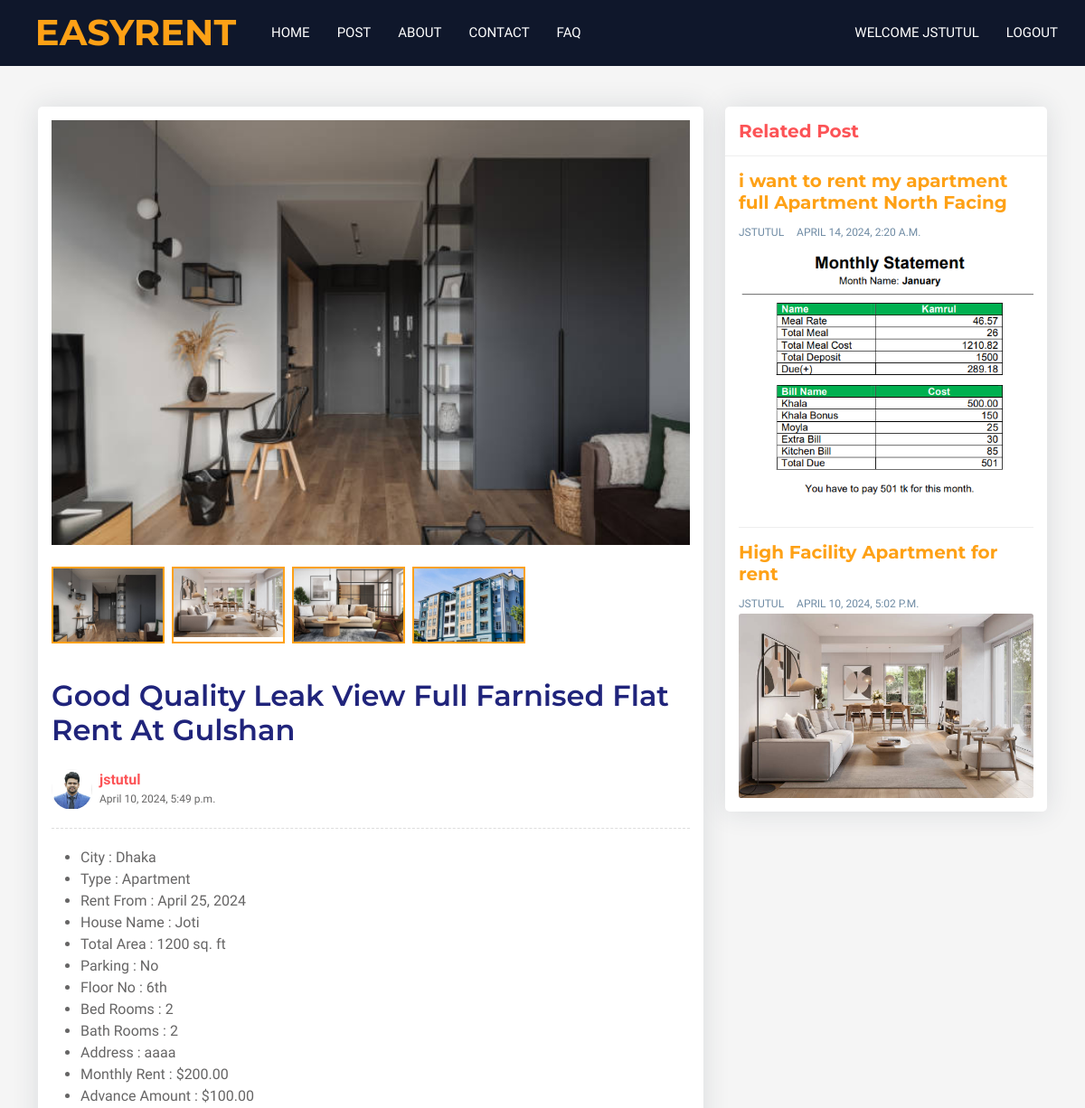
/details/6 (signed in, upper part), run on an earlier commit of the app's database.
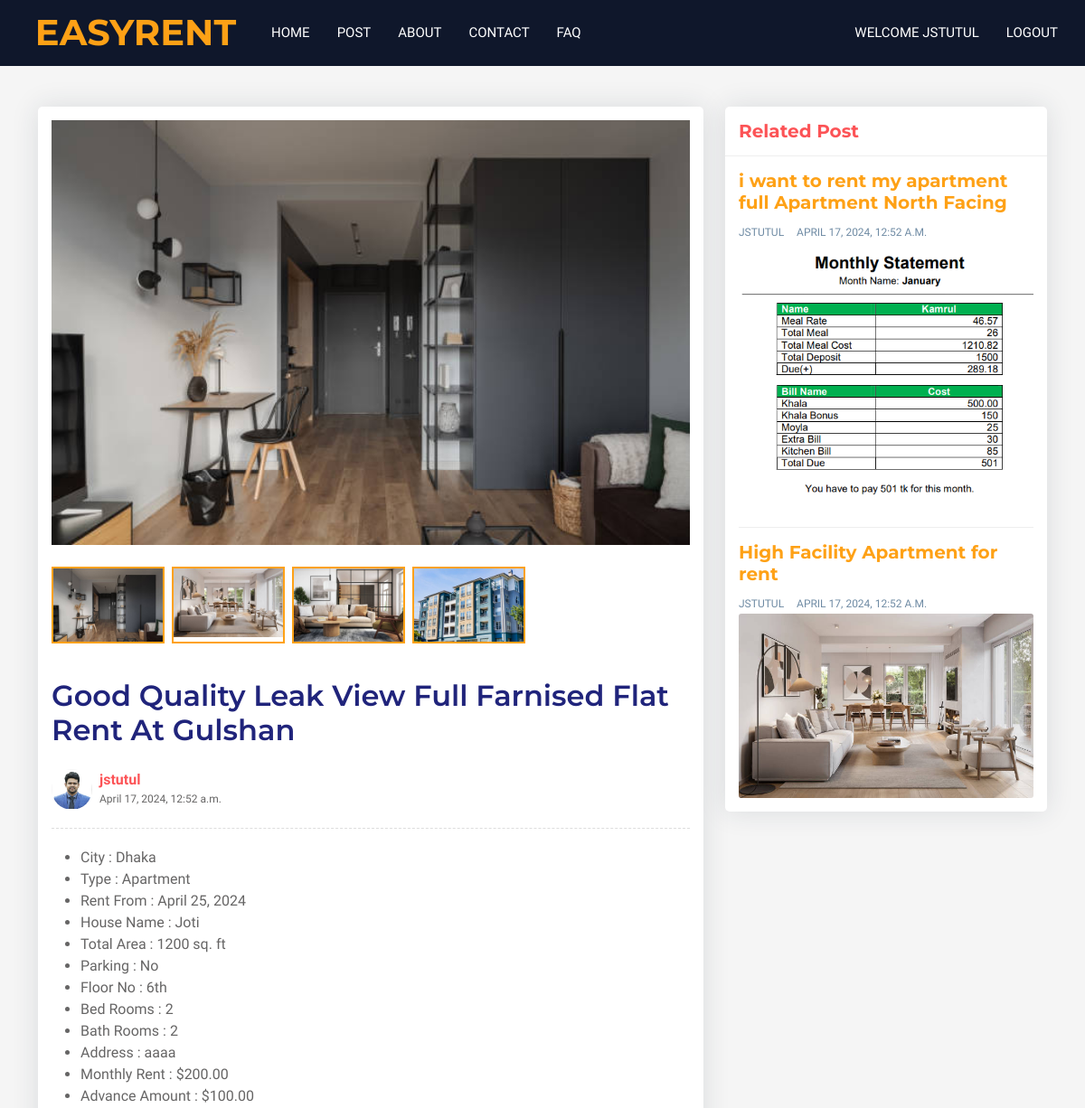
And on a later commit of the database.
### App_Rental/models.py (models this page shows, shortened)
class House(models.Model):
    def next_month_first_day():
        today = timezone.localdate()
        first_day_next_month = today.replace(day=1) + timedelta(days=32 - today.day)
        return first_day_next_month
    owner = models.ForeignKey(User, on_delete=models.CASCADE)
    title = models.CharField(max_length=500, blank=False)
    city = models.ForeignKey(City, on_delete=models.DO_NOTHING)
    address = models.CharField(max_length=500, blank=False)
    rent_from = models.DateField(default=next_month_first_day)
    house_type = models.CharField(max_length=10, choices=HOUSE_TYPE_LIST, default="1")
    house_name = models.CharField(max_length=200, null=True)
    house_area = models.IntegerField(default=800)
    description = RichTextField(null=True)
    is_parking = models.BooleanField(default=True)
    total_bedrooms = models.IntegerField(default=0)
    total_bathrooms = models.IntegerField(default=0)
    floor_no = models.IntegerField(default=0)
    map_link =models.CharField(max_length=10000,blank=True)
    monthly_rent = models.DecimalField(max_digits=10, decimal_places=2, default=Decimal('0.00'))
    advacne_rent = models.DecimalField(max_digits=10, decimal_places=2, default=Decimal('0.00'))
    images = models.ManyToManyField('HouseImage', related_name='houses', blank=True)
    is_active=models.BooleanField(default=False)
    is_reject=models.BooleanField(default=False)
    is_rented=models.BooleanField(default=False)
    created=models.DateTimeField(auto_now=True,auto_now_add=False)

class HouseImage(models.Model):
    image = models.ImageField(upload_to='house_photos/')

class City(models.Model):
    name = models.CharField(max_length=200, blank=False)
    is_active = models.BooleanField(default=True)

### App_Account/models.py (models this page shows, shortened)
class UserProfile(models.Model):
    user = models.OneToOneField(User, on_delete=models.CASCADE)
    userType = models.CharField(max_length=10, choices=USER_TYPE_LIST, default=2)
    mobile = models.CharField(max_length=15, blank=True)
    nid = models.CharField(max_length=20, blank=True)
    photo = models.ImageField(upload_to='user_photos/', blank=True)
    city = models.CharField(max_length=100)
    present_address = models.TextField()
    permanent_address = models.TextField()

### HouseRental/views.py (the view)
# urls.py: path('details/<int:id>',Details,name="details"),
@login_required(login_url='App_Account:login')
def Details(request,id):
    try:
        singlepost=House.objects.get(id=id)
        relatedpost = House.objects.filter(city=singlepost.city).exclude(id=id)[:5]
        house_type_list = list(HOUSE_TYPE_LIST)
        houseType=""
        for value,label in house_type_list:
            if value == singlepost.house_type:
                houseType=label
        comments = HouseComment.objects.filter(post=singlepost, reply=None).order_by('-id')
        if request.method=="POST":
            comment_form =CommentForm(request.POST or None)
            if comment_form.is_valid():
                content = comment_form.cleaned_data.get('content')
                reply_id = request.POST.get('comment_id')
                comment_qs = None
                if reply_id:
                    comment_qs = HouseComment.objects.get(id=reply_id)
                comment = HouseComment.objects.create(post=singlepost,user=request.user,content=content,reply=comment_qs)
                comment.save()
        else:
            comment_form = CommentForm()
    except House.DoesNotExist:
        return redirect("home")
    contex={
            'rent':singlepost,
            'houseType':houseType,
            'relatedpost':relatedpost,
            'comments': comments,
            'comment_form': comment_form,
        }
    if request.is_ajax():
        html = render_to_string('comment_section.html', contex, request=request)
        return JsonResponse({'form': html})
    return render(request,'details.html',contex)

### templates/details.html (shortened to what this page needs)
{% extends 'base.html'%}
{% load static%}
{% block main %}
<div class="blog-single gray-bg">
    <div class="container">
        <div class="row align-items-start">
            <div class="col-lg-8 m-15px-tb">
                <article class="article">
                    <div class="article-img" id="topImg">
                        <img src="{{rent.images.all.0.image.url}}" class="w-100" title="" alt="">
                    </div>
                    <div class="img-list my-4">
                        <div class="d-flex flex-wrap gap-2" id="image-container">
                            {% for image in rent.images.all %}
                            <div class="sg-img">
                                <img src="{{ image.image.url }}" class="clsImage" alt="image description">
                            </div>
                            {% endfor %}
                        </div>
                    </div>
                    <div class="article-title">
                        <h2>{{rent.title}}</h2>
                        <div class="media d-flex">
                            <div class="avatar">
                                <img src="{{rent.owner.userprofile.photo.url}}" title="" alt="">
                            </div>
                            <div class="media-body">
                                <label>{{rent.owner}}</label>
                                <span>{{rent.created}}</span>
                            </div>
                        </div>
                    </div>
                    <div class="article-content">
                        <ul>
                            <li>City : {{rent.city.name}} </li>
                            <li>Type : {{houseType}} </li>
                            <li>Rent From : {{rent.rent_from}} </li>
                            <li>House Name : {{rent.house_name}} </li>
                            <li>Total Area : {{rent.house_area}} sq. ft </li>
                            <li>Parking : {% if rent.is_parking %} Yes {% else %} No {% endif %}</li>
                            <li>Floor No : {{rent.floor_no}}th </li>
                            <li>Bed Rooms : {{rent.total_bedrooms}} </li>
                            <li>Bath Rooms : {{rent.total_bathrooms}} </li>
                            <li>Address : {{rent.address}} </li>
                            <li>Monthly Rent : ${{rent.monthly_rent}} </li>
                            <li>Advance Amount : ${{rent.advacne_rent}} </li>
                        </ul>
                    </div>
                </article>
            </div>
            <div class="col-lg-4 m-15px-tb blog-aside">
                <div class="widget widget-latest-post">
                    <div class="widget-title">
                        <h3>Related Post</h3>
                    </div>
                    <div class="widget-body d-flex flex-column">
                        {% for item in relatedpost%}
                        <div class="latest-post-aside media">
                            <div class="lpa-left media-body">
                                <div class="">
                                    <h5><a href="{% url 'details' item.id %}">{{item.title}}</a></h5>
                                </div>
                                <div class="lpa-meta">
                                    <a class="name" href="#">
                                        {{item.owner}}
                                    </a>
                                    <a class="date" href="#">
                                        {{item.created}}
                                    </a>
                                </div>
                            </div>
                            <div class="lpa-right w-100">
                                <img src="{{item.images.all.0.image.url}}" class="w-100" title="" alt="">
                            </div>
                        </div>
                        {% endfor %}
                    </div>
                </div>
            </div>
        </div>
    </div>
</div>
{% endblock %}

### templates/base.html (shortened to what this page needs)
{% load static%}
<!DOCTYPE html>
<html lang="en">
<head>
    <link href="https://cdnjs.cloudflare.com/ajax/libs/font-awesome/5.10.0/css/all.min.css" rel="stylesheet">
    <link href="https://cdn.jsdelivr.net/npm/bootstrap-icons@1.4.1/font/bootstrap-icons.css" rel="stylesheet">
    <link href="{% static 'css/bootstrap.min.css'%}" rel="stylesheet">
    <link href="{% static 'css/style.css'%}" rel="stylesheet">
    <link href="{% static 'alert/css/alert.css'%}" rel="stylesheet" />
    <link href="{% static 'alert/themes/default/theme.css'%}" rel="stylesheet" />
</head>
<body>
    <div class="container-xxl bg-white p-0">
        <div class="container-fluid bg-dark px-0">
            <div class="row gx-0">
                <div class="col-lg-3 bg-dark d-none d-lg-block">
                    <a href="{% url 'home' %}"
                        class="navbar-brand w-100 h-100 m-0 p-0 d-flex align-items-center justify-content-center">
                        <h1 class="m-0 text-primary text-uppercase">EasyRent</h1>
                    </a>
                </div>
                <div class="col-lg-9">
                    <nav class="navbar navbar-expand-lg bg-dark navbar-dark p-3 p-lg-0">
                        <div class="collapse navbar-collapse justify-content-between" id="navbarCollapse">
                            <div class="navbar-nav mr-auto py-0">
                                <a href="{% url 'home' %}" class="nav-item nav-link">Home</a>
                                <a href="{% url 'post' %}" class="nav-item nav-link">Post</a>
                                <a href="{% url 'about' %}" class="nav-item nav-link">About</a>
                                <a href="{% url 'contact'%}" class="nav-item nav-link">Contact</a>
                                <a href="{% url 'faq' %}" class="nav-item nav-link">Faq</a>
                            </div>
                            <div class="navbar-nav">
                                {% if user.is_authenticated %}
                                <a href="{% url 'App_Account:dashboard'%}" class="nav-item nav-link">welcome
                                    {{request.user}}</a>
                                <a href="{% url 'App_Account:logout'%}" class="nav-item nav-link">Logout</a>
                                {% else %}
                                <a href="{% url 'App_Account:signup'%}" class="nav-item nav-link">Signup</a>
                                <a href="{% url 'App_Account:login'%}" class="nav-item nav-link">Login</a>
                                {% endif %}
                            </div>
                        </div>
                    </nav>
                </div>
            </div>
        </div>
        {% block main%}
        {% endblock%}
    </div>
</body>
</html>

### static/css/style.css (style rules this page uses)
:root { --primary: #fea116; --light: #f1f8ff; --dark: #0f172b; }
body { background-color: #ffffff !important; }
.navbar-dark .navbar-nav .nav-link { margin-right: 30px; padding: 25px 0; color: #ffffff; font-size: 15px; text-transform: uppercase; outline: none; }

### templates/details.html (style rules this page uses)
.gray-bg { background-color: #f5f5f5; }
.blog-aside .widget { box-shadow: 0 0 30px rgba(31, 45, 61, 0.125); border-radius: 5px; overflow: hidden; background: #ffffff; margin-top: 15px; margin-bottom: 15px; width: 100%; display: inline-block; vertical-align: top; }
.blog-aside .widget-body { padding: 15px; }
.blog-aside .widget-title { padding: 15px; border-bottom: 1px solid #eee; }
.blog-aside .widget-title h3 { font-size: 20px; font-weight: 700; color: #fc5356; margin: 0; }
.blog-aside .latest-post-aside+.latest-post-aside { border-top: 1px solid #eee; padding-top: 15px; margin-top: 15px; }
.blog-aside .latest-post-aside .lpa-right { width: 90px; }
.blog-aside .latest-post-aside .lpa-right img { border-radius: 3px; }
.blog-aside .latest-post-aside .lpa-left { padding-right: 15px; }
.blog-aside .latest-post-aside .lpa-meta a { color: #6F8BA4; font-size: 12px; text-transform: uppercase; display: inline-block; margin-right: 10px; }
.blog-single { padding-top: 30px; padding-bottom: 30px; }
.article { box-shadow: 0 0 30px rgba(31, 45, 61, 0.125); border-radius: 5px; overflow: hidden; background: #ffffff; padding: 15px; margin: 15px 0 30px; }
.article .article-title { padding: 15px 0 20px; }
.article .article-title h2 { color: #20247b; font-weight: 600; }
.article .article-title .media { padding-top: 15px; border-bottom: 1px dashed #ddd; padding-bottom: 20px; }
.article .article-title .media .avatar { width: 45px; height: 45px; border-radius: 50%; overflow: hidden; }
.article .article-title .media .media-body { padding-left: 8px; }
.article .article-title .media .media-body label { font-weight: 600; color: #fc5356; margin: 0; }
.article .article-title .media .media-body span { display: block; font-size: 12px; }
img { max-width: 100%; }
img { vertical-align: middle; border-style: none; }
.sg-img { width: 125px; overflow: hidden; border: 2px solid #fea116; cursor: pointer; }

What changed in the data, as far as the page shows it:
changed House "Good Quality Leak View Full Farnised Flat Rent At Gulshan": created "April 10, 2024, 5:49 p.m." → "April 17, 2024, 12:52 a.m."
changed House "i want to rent my apartment full Apartment North Facing": created "APRIL 14, 2024, 2:20 A.M." → "APRIL 17, 2024, 12:52 A.M."
changed House "High Facility Apartment for rent": created "APRIL 10, 2024, 5:02 P.M." → "APRIL 17, 2024, 12:52 A.M."
